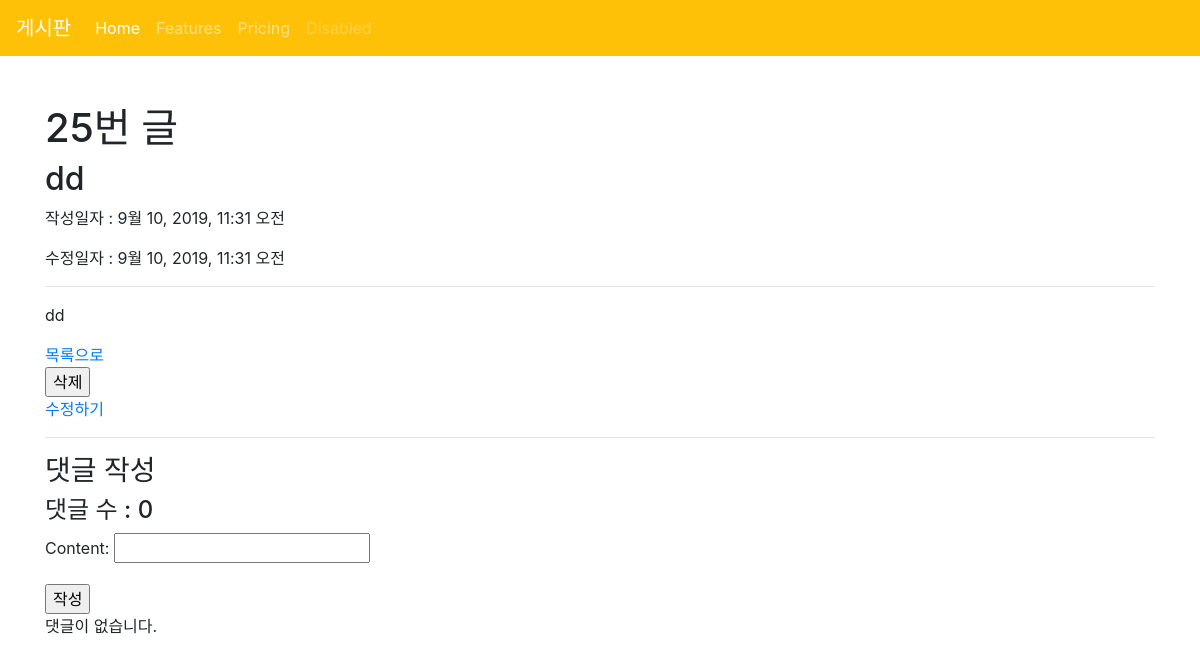
Page /articles/25/ on the earlier database version.
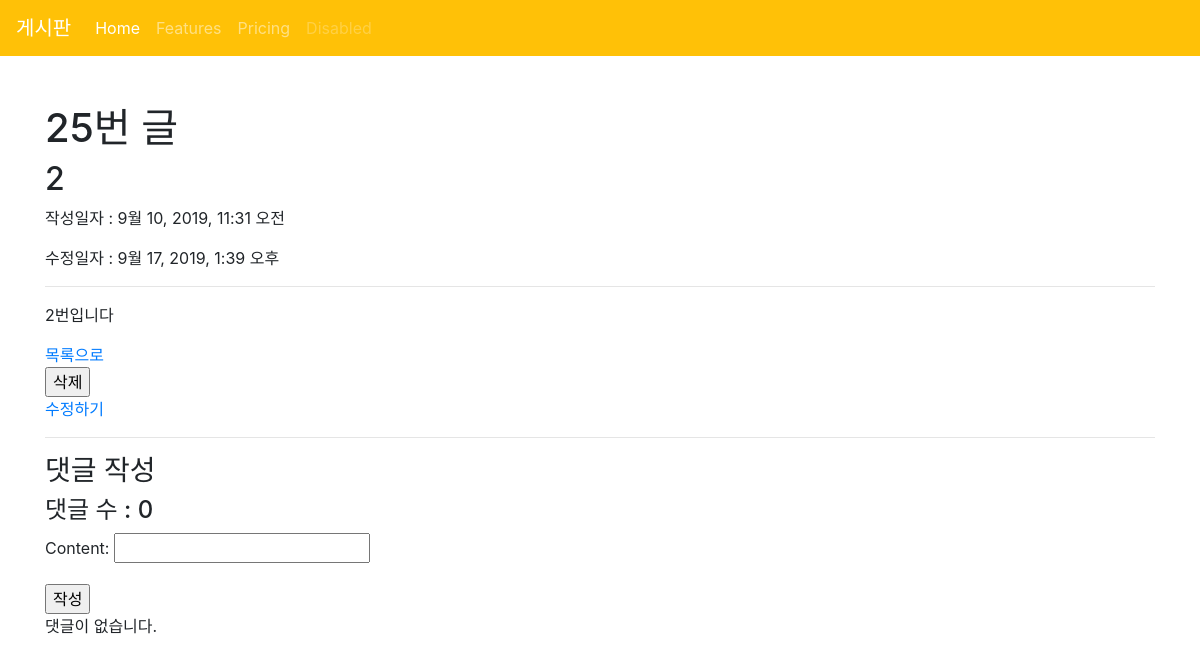
Same page on the later database version.
### articles/models.py (models this page shows, shortened)
class Article(models.Model):
    title = models.CharField(max_length=10)
    content = models.TextField()
    created_at = models.DateTimeField(auto_now_add=True)
    updated_at = models.DateTimeField(auto_now=True)

### articles/views.py (the view)
# urls.py: path('<int:article_pk>/', views.detail, name='detail'),
def detail(request, article_pk):
    article = get_object_or_404(Article, pk=article_pk)
    comments = article.comment_set.all()
    comment_form = CommentForm()
    context = {
        'article': article,
        'comments': comments,
        'comment_form' : comment_form,
    }
    return render(request, 'articles/detail.html', context)

### articles/forms.py
class CommentForm(forms.ModelForm):
    class Meta:
        model = Comment
        fields = '__all__'
        exclude = ('article', )

### articles/templates/articles/detail.html (shortened to what this page needs)
{% extends 'articles/base.html' %}
{% load bootstrap4 %}
{% block body %}
<h1>{{ article.id }}번 글</h1>
<h2>{{ article.title }}</h2>
<p>작성일자 : {{ article.created_at }}</p>
<p>수정일자 : {{ article.updated_at }}</p>
<hr>
<p>{{ article.content }}</p>
<a href="{% url 'articles:index' %}">목록으로</a>
<form action="{% url 'articles:delete' article.pk %}" method="POST"
onclick="return confirm('정말 삭제하시겠습니까?')">
    <input type="submit" value="삭제">
</form>
<a href="{% url 'articles:update' article.pk %}">수정하기</a>
<hr>
<h3>댓글 작성 </h3>
<h4>댓글 수 : {{ comments.count }}</h4>
<form action="{% url 'articles:comment_create' article.pk %}" method="POST">
    {{ comment_form.as_p }}
    <input type="submit" value="작성">
</form>
{% for comment in article.comment_set.all %}
    <hr>
    <li>{{ comment.content }}</li>
    <li>{{ comment.created_at }}</li>
    <form action="{% url 'articles:comment_delete' article.pk comment.pk %}" method="POST"
    onclick="return confirm('정말 삭제하시겠습니까?')">
        {% csrf_token %}
        <input type="submit" value="삭제">
    </form>
    <hr>
{% empty %}
    <p>댓글이 없습니다.</p>
{% endfor %}
{% endblock %}

Differences in the rows shown:
changed Article id 25: title "dd" → "2"; updated_at "9월 10, 2019, 11:31 오전" → "9월 17, 2019, 1:39 오후"; content "dd" → "2번입니다"
